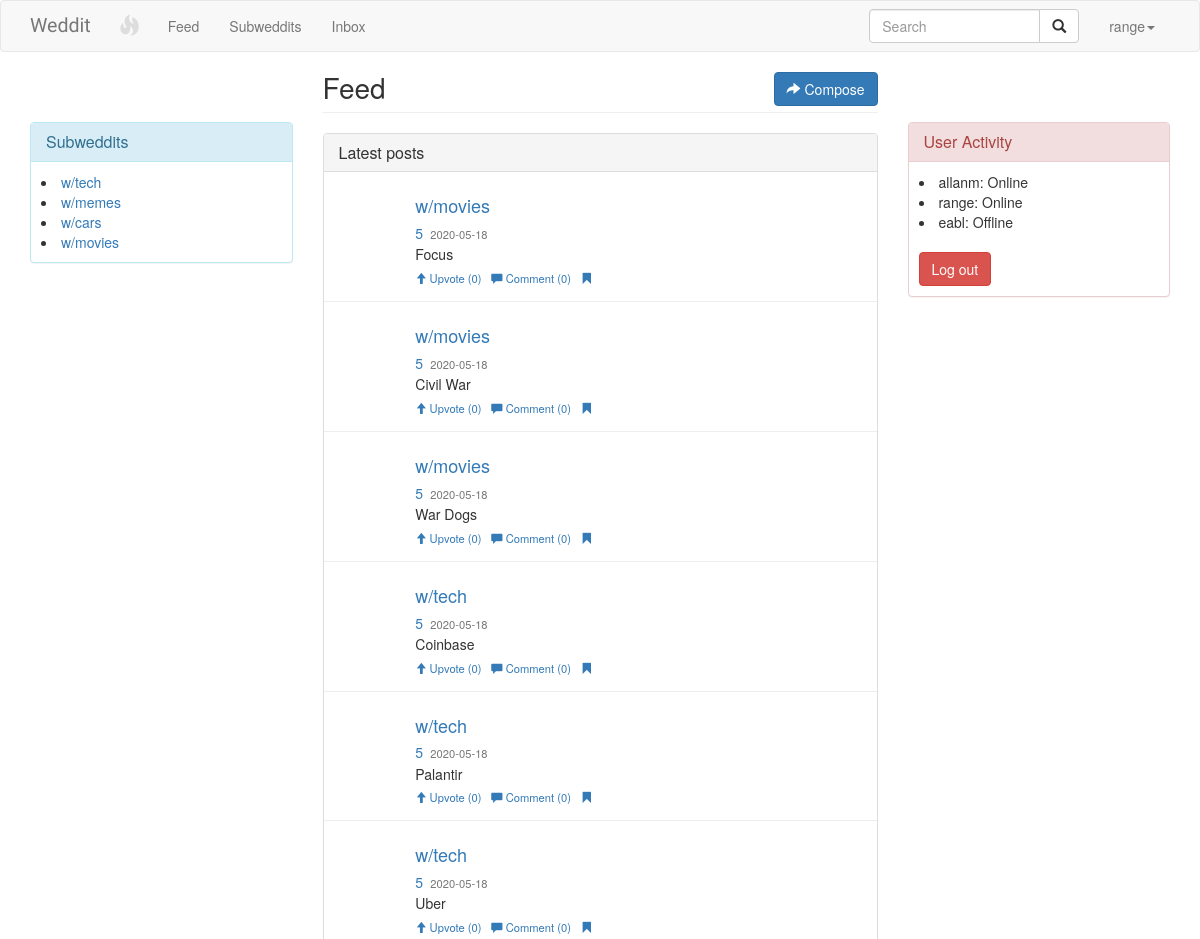
The page / (signed in, upper part) on the database as committed earlier.
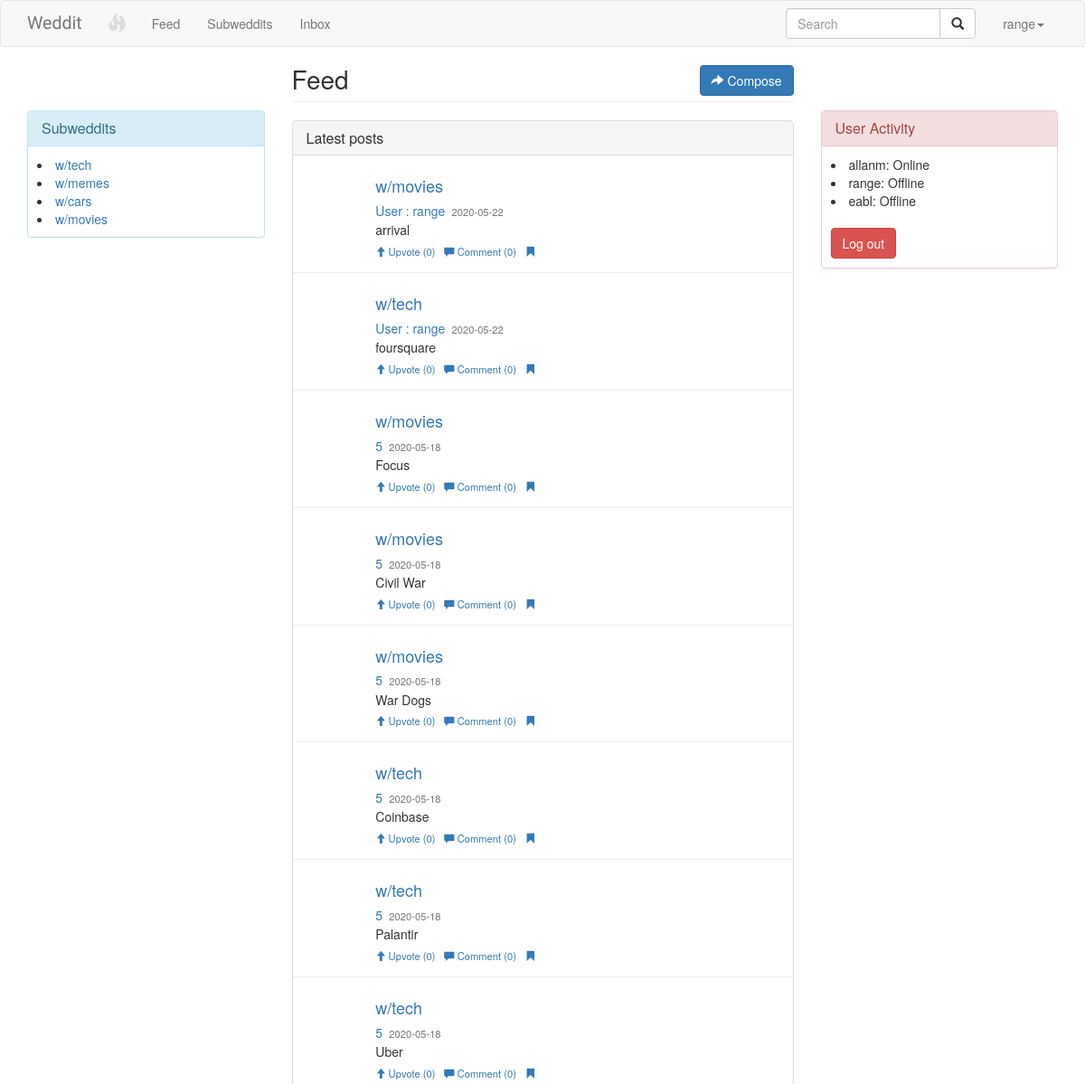
The same page on the database as committed later.
### red1/models.py (models this page shows, shortened)
class Subweddit(models.Model):
    name = models.CharField( max_length=20, choices=WEDDIT_CHOICES)
    created_on = models.DateTimeField(auto_now_add=True, null=True)
    bio = models.TextField(null=True)
    guidelines = models.TextField(null=True)
    def __str__(self):
    	return self.name

class Post(models.Model):
	author = models.CharField(max_length=20, null=True)
	body = models.TextField(null=True)
	created_on = models.DateTimeField(auto_now_add=True)
	last_modified = models.DateTimeField(auto_now=True)
	weddits = models.ManyToManyField('Subweddit', related_name='weddits')
	upvotes = models.ManyToManyField(
		settings.AUTH_USER_MODEL, blank=True, related_name="upvotes"
	)

### red1/views.py (the view)
# urls.py: url(r'^$', user_list, name='user_list'),
@login_required(login_url='/login/')
def user_list(request):
    users = User.objects.select_related('logged_in_user')
    for user in users:
        user.status = 'Online' if hasattr(user, 'logged_in_user') else 'Offline'
    posts = Post.objects.all().order_by('-created_on')
    form =  PostForm
    context = {
        'users':users,
        'form':form,
        'posts':posts,
    }
    return render(request, 'red1/user_list.html', context)

### red1/templates/red1/user_list.html (shortened to what this page needs)
{% load static %}
{% load crispy_forms_tags %}
<!DOCTYPE html>
<html lang="en">
  <head>
    <link rel="stylesheet" href="https://code.jquery.com/ui/1.8.18/themes/base/jquery-ui.css" type="text/css" media="all">
    <link href="https://maxcdn.bootstrapcdn.com/bootstrap/3.3.5/css/bootstrap.min.css" rel="stylesheet">
    <link href="{% static 'red1/main.css' %}" rel="stylesheet">
  <link href="{% static 'red1/feed.css' %}" rel="stylesheet">
  </head>
  <body style="padding-top: 0">
  	<header>
        <nav class="navbar navbar-default" role="navigation" style="">
          <div class="container">
            <div class="navbar-header">
              <a class="navbar-brand" href="/">Weddit</a>
          </div>
          <div class="collapse navbar-collapse" id="menu">
          	<ul class="nav navbar-nav">
          		<li>
          			<a href="#" id="notifications" data-container="body" data-toggle="popover" data-placement="bottom" title="Notifications">
          				<span class="glyphicon glyphicon-fire"></span>
          			</a>
          		</li>
          		<li><a href="#">Feed</a></li>
                <li><a href="#">Subweddits</a></li>
                <li><a href="#">Inbox</a></li>
            </ul>
            <ul class="nav navbar-nav navbar-right">
            	<form class="navbar-form navbar-left" role="search" action="/search/">
            		<div class="input-group" style="width:210px">
            			<input type="text" class="form-control" id="auto-search" name="q" placeholder="Search">
            			<span class="input-group-btn">
            				<button type="submit" class="btn btn-default"><span class="glyphicon glyphicon-search"></span></button>
            			</span>
            		</div>
            	</form>
                <li class="dropdown">
                  <a href="#" class="dropdown-toggle" data-toggle="dropdown">{{ request.user.username }}<b class="caret"></b></a>
                </li>
            </ul>
          </div>
        </div>
      </nav>
</header>
<main>
	<div class="container">
		<div class="row">
			<div class=" col-xs-3 col-md-3">
				<div class = "panel panel-info panel-user">
					<div class = "panel-heading">
						<h3 class = "panel-title">Subweddits</h3>
					</div>
					<div class = "panel-body">
						<li><a href="">w/tech</a></li>
						<li><a href="">w/memes</a></li>
						<li><a href="">w/cars</a></li>
						<li><a href="">w/movies</a></li>
					</div>
				</div>
			</div>
			<div class="col-xs-6 col-md-6">
				<div class="page-header">
					<button type="button" class="btn btn-primary pull-right btn-compose" title="Press Ctrl + P to compose">
						<span class="glyphicon glyphicon-share-alt"></span> Compose
					</button>
					<h1>Feed</h1>
				</div>
				<div class="panel panel-default panel-feed">
					<div class="panel-heading">
						<h3 class="panel-title">Latest posts</h3>
					</div>
					<div class="panel-body">
						<ul class="stream" id="my_posts">
							{% for post in posts %}
							<li feed-id="14877">
								<div class="feed-container">
									<div class="post">
										<h4 class="weddits"><a href="#">{% for weddits in post.weddits.all %}{{ weddits }}{% endfor %}</a></h4>
										<h3 class="author"><a href="#">{{ post.author }}</a> <small>{{ post.created_on | date:"Y-m-d" }}</small></h3>
										<p class="body1">{{post.body}}</p>
										<div class="interaction">
											<a href="#" style="text-decoration: none;" class="like">
												<span class="glyphicon glyphicon-arrow-up"></span>
												<span class="text">Upvote</span>
												(<span class="like-count">0</span>)
											</a>
											<a href="#" style="text-decoration: none;" class="comment">
												<span class="glyphicon glyphicon-comment"></span> Comment
												(<span class="comment-count">0</span>)
											</a>
											<a href="#" style="text-decoration: none;" class="bookmark">
												<span class="glyphicon glyphicon-bookmark"></span>
											</a>
										</div>
									</div>
								</div>
							</li>
							{% endfor %}
						</ul>
					</div>
				</div>
			</div>
			<div class=" col-xs-3 col-md-3">
				<div class = "panel panel-danger panel-user">
					<div class = "panel-heading">
						<h3 class = "panel-title">User Activity</h3>
					</div>
					<div class = "panel-body">
						{% for user in users %}
						<li data-username="{{ user.username|escape }}">
							{{ user.username|escape }}: {{ user.status|default:'Offline' }}
						</li>
						{% endfor %}
						<br>
						<a role="button" class="btn btn-danger" href="{% url 'red1:logout' %}">Log out</a>
					</div>
				</div>
			</div>
		</div>
	</div>
</main>
<br>
</body>
</html>

### red1/static/red1/main.css (style rules this page uses)
body { padding-top: 70px; }
header .navbar-brand { font-size: 1.4em; font-weight: 200; font-family: "Audiowide", cursive; }
.page-header { margin: 0; }
.page-header h1 { margin: 0; font-weight: 100; font-size: 2em; }
#notifications { font-size: 1.5em; padding: 13px; color: #dddddd; }

### red1/static/red1/feed.css (style rules this page uses)
ul.stream { margin: 0; padding: 0; }
ul.stream li { list-style: none; border-bottom: 1px solid #eeeeee; padding: 1em 0; }
ul.stream li div.post { margin-left: 60px; padding: 0 0 0 1.2em; overflow-x: auto; }
ul.stream li div.post h3 { font-size: 1em; margin: 0; margin-bottom: .2em; }
ul.stream li div.post h3 small { margin-left: .3em; font-size: .8em; }
ul.stream li div.post p { margin: 0; }
ul.stream li div.post div.interaction { padding-top: .2em; }
ul.stream li div.post div.interaction a { margin-right: .6em; font-size: .8em; }
.panel-feed { margin-top: 20px; }
.panel-feed .panel-body { padding: 0; }
.panel-user { margin-top: 50px; }
.panel-user .panel-body { padding: 10px; }
.feed-container { padding-left: 15px; padding-right: 15px; }

Rows that differ between the two databases and show on the page:
added Post: author "User : range", created_on "2020-05-22", body "arrival", Subweddit (name "w/movies")
added Post: author "User : range", created_on "2020-05-22", body "foursquare", Subweddit (name "w/tech")
Other text that changed with them:
{{ user.status|default:'Offline' }}: "Online" → "Offline"
